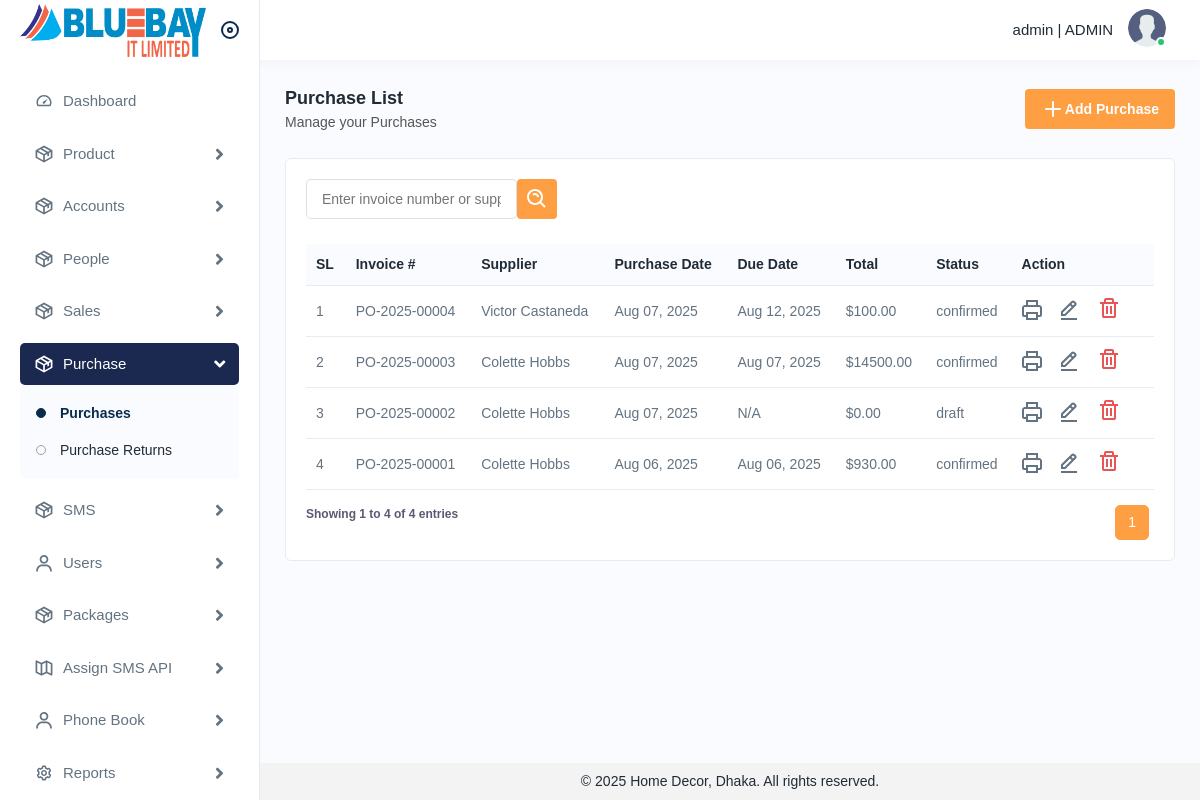
/purchase/purchases/ (signed in), run on an earlier commit of the app's database.
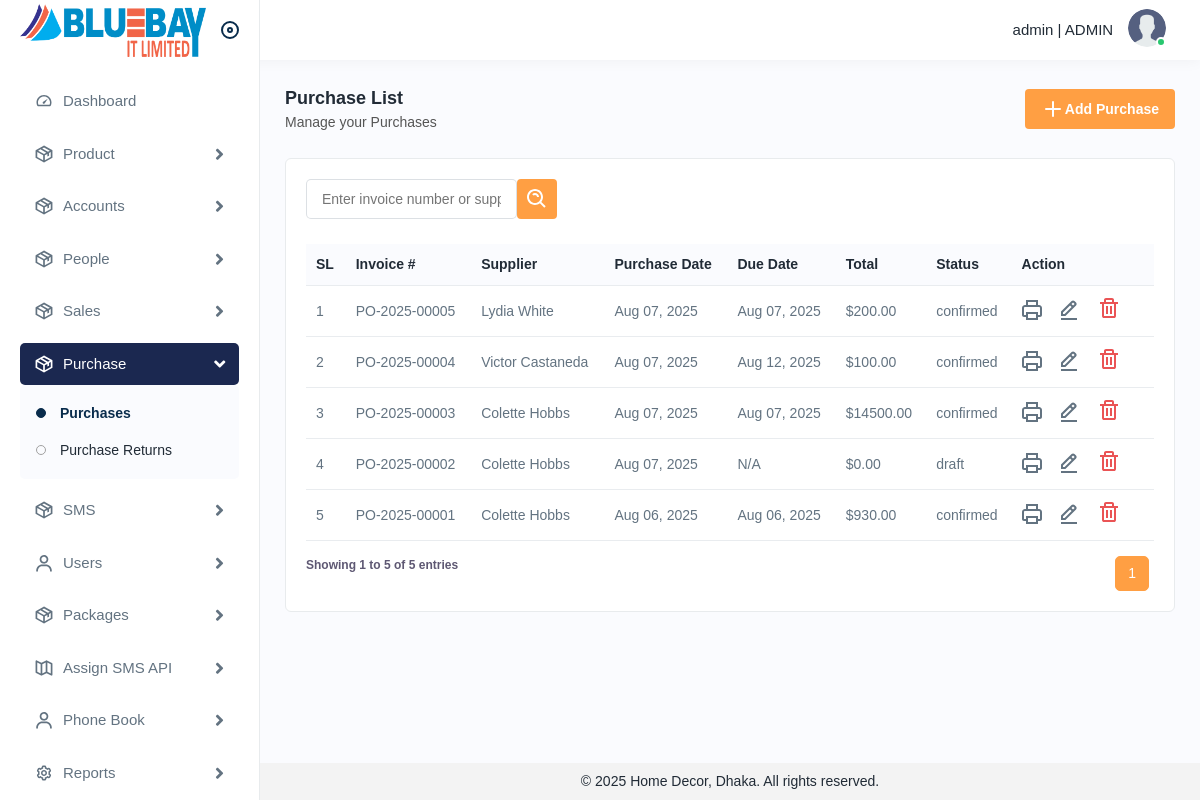
And on a later commit of the database.
### purchase/models.py (models this page shows, shortened)
class Purchase(BaseModel):
    class Status(models.TextChoices):
        DRAFT = 'draft', 'Draft'
        CONFIRMED = 'confirmed', 'Confirmed'
        RECEIVED = 'received', 'Received'
        CANCELLED = 'cancelled', 'Cancelled'
    payment_ledger = models.ForeignKey(LedgerAccount, on_delete=models.RESTRICT, null=True, blank=True, related_name='purchases_payment')
    supplier = models.ForeignKey(Supplier, on_delete=models.SET_NULL, null=True, related_name='supplier_purchases')
    invoice_number = models.CharField(max_length=100)
    purchase_date = models.DateField()
    due_date = models.DateField(blank=True, null=True)
    subtotal = models.DecimalField(max_digits=12, decimal_places=2, default=0)
    discount = models.DecimalField(max_digits=12, decimal_places=2, default=0)
    tax = models.DecimalField(max_digits=12, decimal_places=2, default=0)
    total = models.DecimalField(max_digits=12, decimal_places=2, default=0)
    paid = models.DecimalField(max_digits=12, decimal_places=2, default=0)
    due = models.DecimalField(max_digits=12, decimal_places=2, default=0)
    note = models.TextField(blank=True, null=True)
    status = models.CharField(max_length=20, choices=Status.choices, default=Status.DRAFT)
    is_active = models.BooleanField(default=True)
    unique_fields = ['invoice_number']
    class Meta:
        ordering = ['-purchase_date', '-id']
        verbose_name_plural = 'Purchases'

### authentication/models.py (models this page shows, shortened)
class Supplier(BaseModel):
    name = models.CharField(max_length=255)
    brand = models.ForeignKey(Brand, on_delete=models.RESTRICT, null=True, blank=True)
    email = models.EmailField(blank=True, null=True)
    phone = models.CharField(max_length=20)
    address = models.TextField(blank=True, null=True)
    city = models.CharField(max_length=100, blank=True, null=True)
    is_active = models.BooleanField(default=True)

### purchase/views/purchase.py (the view)
class PurchaseListView(LoginRequiredMixin, OwnerFilterMixin, ListView):
    model = Purchase
    template_name = 'purchase/list.html'
    context_object_name = 'purchase_list'
    def get_queryset(self):
        qs = super().get_queryset().select_related('supplier')
        search = self.request.GET.get('search_input', '').strip()
        status = self.request.GET.get('status', '').strip()
        if search:
            qs = qs.filter(
                Q(invoice_number__icontains=search) |
                Q(supplier__name__icontains=search)
            )
        if status:
            qs = qs.filter(status=status)
        return qs
    def get_context_data(self, **kwargs):
        context = super().get_context_data(**kwargs)
        context['search'] = self.request.GET.get('search', '')
        context['selected_status'] = self.request.GET.get('status', '')
        context['status_choices'] = Purchase.Status.choices
        queryset = context.get('purchase_list')
        paginator = Paginator(queryset, 50)
        page_number = self.request.GET.get('page')
        page_obj = paginator.get_page(page_number)
        context['purchase_list'] = page_obj
        return context
    def render_to_response(self, context, **response_kwargs):
        if self.request.headers.get('x-requested-with') == 'XMLHttpRequest':
            html = render_to_string('purchase/_table_fragment.html', context=context, request=self.request)
            return JsonResponse({'html': html})
        return super().render_to_response(context, **response_kwargs)

### purchase/views/purchase.py (called while the page is built)
    def get_queryset(self):
        qs = super().get_queryset()
        user = self.request.user
        if not getattr(user, 'role', None) or getattr(user.role, 'name', '').upper() != 'ADMIN':
            qs = qs.filter(created_by=user)
        return qs

### utils/base_model.py (called while the page is built)
    def get_queryset(self):
        return SoftDeletionQuerySet(self.model, using=self._db).filter(
            deleted_at__isnull=True
        )

### purchase/templates/purchase/list.html (shortened to what this page needs)
{% extends 'base.html' %}
{% load static %}
{% block base %}
<div class="page-wrapper">
    <div class="content">
        <div class="page-header">
            <div class="page-title">
                <h4>Purchase List</h4>
                <h6>Manage your Purchases</h6>
            </div>
            <div class="page-btn">
                <a href="{% url 'purchase_create' %}" class="btn btn-added">
                    <img src="{% static 'img/icons/plus.svg' %}" alt="img"> Add Purchase
                </a>
            </div>
        </div>
        <div class="card">
            <div class="card-body">
                <form id="filterForm" method="get" action="{% url 'purchase_list' %}">
                    <div class="table-top">
                        <div class="search-set">
                            <div class="form-group mb-0">
                                <input type="text" name="search_input" placeholder="Enter invoice number or supplier name" value="{% if filter_search_input %}{{ filter_search_input }}{% endif%}">
                            </div>
                            <div class="col-lg-2 col-sm-6 col-4 pl-0">
                                <div class="form-group mb-0">
                                    <button type="submit" class="btn btn-filters"><img src="{% static 'img/icons/search-whites.svg' %}" alt="img"></button>
                                </div>
                            </div>
                        </div>
                    </div>
                </form>
                {% include 'purchase/_table_fragment.html' %}
            </div>
        </div>
    </div>
</div>
{% endblock base %}

### purchase/templates/purchase/_table_fragment.html (shortened to what this page needs)
{% load static %}
<div id="purchase-list">
    <div class="table-responsive">
        <table class="table">
            <thead>
                <tr>
                    <th>SL</th>
                    <th>Invoice #</th>
                    <th>Supplier</th>
                    <th>Purchase Date</th>
                    <th>Due Date</th>
                    <th>Total</th>
                    <th>Status</th>
                    <th>Action</th>
                </tr>
            </thead>
            <tbody>
                {% for purchase in purchase_list %}
                    <tr>
                        <td>{{ purchase_list.start_index|add:forloop.counter0 }}</td>
                        <td>{{ purchase.invoice_number }}</td>
                        <td>{{ purchase.supplier.name|default:"N/A" }}</td>
                        <td>{{ purchase.purchase_date|date:"M d, Y" }}</td>
                        <td>{{ purchase.due_date|date:"M d, Y"|default:"N/A" }}</td>
                        <td>${{ purchase.total|floatformat:2 }}</td>
                        <td>{{ purchase.status }}</td>
                        <td>
                            <a class="me-3" href="{% url 'purchase_invoice_pdf' purchase.id %}" title="Download Invoice PDF" target='__blank'>
                                <img src="{% static 'img/icons/printer.svg' %}" alt="Print Invoice">
                            </a>
                            <a class="me-3" href="{% url 'purchase_update' purchase.id %}">
                                <img src="{% static 'img/icons/edit.svg' %}" alt="img">
                            </a>
                            <a class="me-3 confirm-text delete-btn" href="#" data-url="{% url 'purchase_delete' purchase.id %}">
                                <img src="{% static 'img/icons/delete.svg' %}" alt="img">
                            </a>
                        </td>
                    </tr>
                {% empty %}
                    <tr>
                        <td colspan="8" class="text-center">No purchases found.</td>
                    </tr>
                {% endfor %}
            </tbody>
        </table>
    </div>
    <div class="pagination-container d-flex justify-content-between">
        <div class="pagination table-info">
            {% if purchase_list %}
                <p>
                    Showing
                    {{ purchase_list.start_index }}
                    to
                    {{ purchase_list.end_index }}
                    of
                    {{ purchase_list.paginator.count }}
                    entries
                </p>
            {% endif %}
        </div>
        <nav aria-label="Page navigation">
            <ul class="pagination">
                {% for num in purchase_list.paginator.page_range %}
                    {% if purchase_list.number < 5 %}
                        {% if num <= 5 %}
                            <li class="page-item {% if purchase_list.number == num %}active{% endif %}">
                                <a class="page-link" href="?page={{ num }}" data-page="{{ num }}">{{ num }}</a>
                            </li>
                        {% endif %}
                    {% else %}
                        {% if num >= purchase_list.number|add:-1 and num <= purchase_list.number|add:1 %}
                            <li class="page-item {% if purchase_list.number == num %}active{% endif %}">
                                <a class="page-link" href="?page={{ num }}" data-page="{{ num }}">{{ num }}</a>
                            </li>
                        {% endif %}
                    {% endif %}
                {% endfor %}
            </ul>
        </nav>
    </div>
</div>

What changed in the data, as far as the page shows it:
added Purchase: start_index|add "1", invoice_number "PO-2025-00005", supplier.name "Lydia White", purchase_date "Aug 07, 2025", due_date "Aug 07, 2025", total "200.00", status "confirmed"
computed for Purchase "PO-2025-00004": start_index|add "1" → "2"
computed for Purchase "PO-2025-00003": start_index|add "2" → "3"
computed for Purchase "PO-2025-00002": start_index|add "3" → "4"
computed for Purchase "PO-2025-00001": start_index|add "4" → "5"
Also different on the page:
{{ purchase_list.end_index }}: "4" → "5"
{{ purchase_list.paginator.count }}: "4" → "5"
